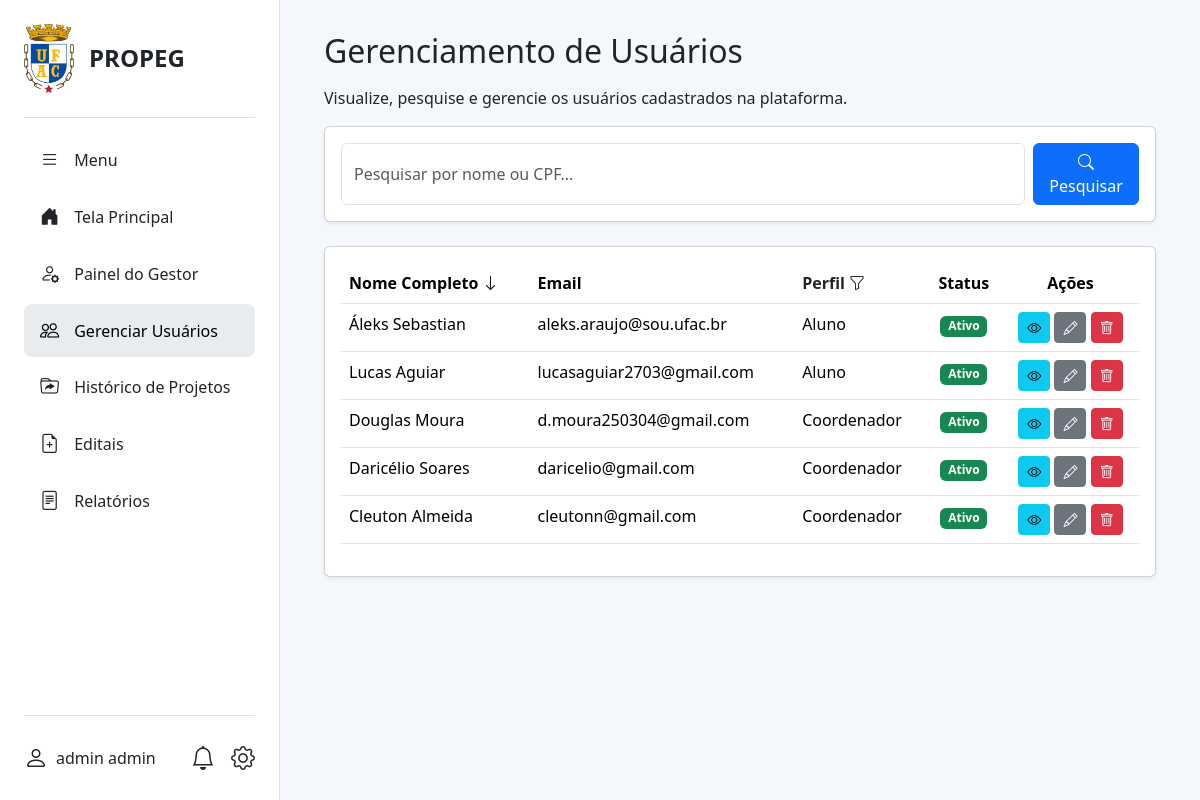
Screenshot of /projetos/gestor/usuarios/?sort=-first_name&q=&perfil= (signed in) with the database file from the repository.
### projetos_institucionais/models.py (models this page shows, shortened)
class Usuario(AbstractUser):
    PERFIL_CHOICES = (
        ('coordenador', 'Coordenador'),
        ('aluno', 'Aluno'),
        ('gestor', 'Gestor'),
    )
    STATUS_CHOICES = (
        ('pendente', 'Pendente'),
        ('ativo', 'Ativo'),
        ('inativo', 'Inativo'),
    )
    status = models.CharField(
        max_length=20,
        choices=STATUS_CHOICES,
        default='pendente',
        verbose_name='Status',
    )
    USERNAME_FIELD = 'cpf'
    REQUIRED_FIELDS = ['username', 'first_name', 'last_name', 'email']
    cpf = models.CharField(max_length=14, unique=True, verbose_name="CPF")
    email = models.EmailField(unique=True)
    telefone = models.CharField(max_length=20, blank=True, null=True)
    perfil = models.CharField(max_length=20, choices=PERFIL_CHOICES)
    regime_trabalho = models.CharField(max_length=3, blank=True, null=True, verbose_name="Regime de Trabalho")
    is_active = models.BooleanField(default=False, verbose_name="Ativo", help_text="Marque esta opção para ativar a conta do usuário.")
    curso = models.ForeignKey(
        'CursoGraduacao',
        on_delete=models.SET_NULL,
        null=True,
        blank=True,
        verbose_name="Curso de Graduação",
    )
    endereco = models.OneToOneField(
        'Endereco',
        on_delete=models.SET_NULL,
        null=True,
        blank=True
    )
    titulacao = models.ForeignKey(
        'Titulacao',
        on_delete=models.SET_NULL,
        null=True,
        blank=True,
        verbose_name="Titulação"
    )
    centro_lotacao = models.ForeignKey(
        'CentroLotacao',
        on_delete=models.SET_NULL,
        null=True,
        blank=True,
        verbose_name="Centro de Lotação"
    )
    objects = UsuarioManager()

### projetos_institucionais/views.py (the view)
# urls.py: path('gestor/usuarios/', views.gerenciar_usuarios, name='gerenciar_usuarios'),
@gestor_required
def gerenciar_usuarios(request):
    queryset = Usuario.objects.exclude(pk=request.user.pk).order_by('first_name')
    query = request.GET.get('q', '')
    if query:
        queryset = queryset.filter(
            Q(first_name__icontains=query) |
            Q(last_name__icontains=query) |
            Q(cpf__icontains=query)
        )
    perfil_filter = request.GET.get('perfil', '')
    if perfil_filter in ['aluno', 'coordenador', 'gestor']:
        queryset = queryset.filter(perfil=perfil_filter)
    sort_by = request.GET.get('sort', 'first_name')
    if sort_by in ['first_name', '-first_name', 'email', '-email']:
        queryset = queryset.order_by(sort_by)
    paginator = Paginator(queryset, 10)
    page_number = request.GET.get('page')
    pagina_de_usuarios = paginator.get_page(page_number)
    contexto = {
        'pagina_de_usuarios': pagina_de_usuarios,
        'query': query,
        'perfil_filter': perfil_filter,
        'sort_by': sort_by,
        'perfil_choices': Usuario.PERFIL_CHOICES,
    }
    return render(request, 'projetos_institucionais/gerenciar_usuarios.html', contexto)

### projetos_institucionais/context_processors.py (called while the page is built)
def unread_notifications_context(request):
    if request.user.is_authenticated:
        unread_count = Notificacao.objects.filter(destinatario=request.user, lida=False).count()
        return {'unread_notifications_count': unread_count}
    return {}

### templates/projetos_institucionais/gerenciar_usuarios.html (shortened to what this page needs)
{% extends "base2.html" %}
{% block content %}
<div class="container-fluid">
    <div class="d-flex justify-content-between align-items-center mb-3">
        <h2 class="mb-0">Gerenciamento de Usuários</h2>
    </div>
    <p>Visualize, pesquise e gerencie os usuários cadastrados na plataforma.</p>
    <div class="card shadow-sm mb-4">
        <div class="card-body">
            <form method="get" class="d-flex">
                <input type="text" name="q" class="form-control me-2" placeholder="Pesquisar por nome ou CPF..." value="{{ query|default:'' }}">
                <button type="submit" class="btn btn-primary"><i class="bi bi-search"></i> Pesquisar</button>
            </form>
        </div>
    </div>
    <div class="card shadow-sm">
        <div class="card-body">
            <div class="table-responsive">
                <table class="table table-hover">
                    <thead>
                        <tr>
                            <th>
                                <a href="?sort={% if sort_by == 'first_name' %}-first_name{% else %}first_name{% endif %}&q={{ query|default:'' }}&perfil={{ perfil_filter|default:'' }}">
                                    Nome Completo
                                    {% if 'first_name' in sort_by %}<i class="bi bi-arrow-{% if sort_by == '-first_name' %}down{% else %}up{% endif %}"></i>{% endif %}
                                </a>
                            </th>
                            <th>Email</th>
                            <th>
                                <div class="dropdown">
                                    <a class="dropdown-toggle text-decoration-none text-dark" href="#" role="button" id="perfilDropdown" data-bs-toggle="dropdown" aria-expanded="false">
                                        Perfil <i class="bi bi-funnel"></i>
                                    </a>
                                </div>
                            </th>
                            <th class="text-center">Status</th>
                            <th class="text-center">Ações</th>
                        </tr>
                    </thead>
                    <tbody>
                        {% for usuario in pagina_de_usuarios %}
                        <tr>
                            <td>{{ usuario.get_full_name }}</td>
                            <td>{{ usuario.email }}</td>
                            <td>{{ usuario.get_perfil_display }}</td>
                            <td class="text-center">
                                {% if usuario.status == 'ativo' %}
                                <span class="badge bg-success">{{ usuario.get_status_display }}</span>
                                {% elif usuario.status == 'pendente' %}
                                <span class="badge bg-warning">{{ usuario.get_status_display }}</span>
                                {% else %}
                                <span class="badge bg-secondary">{{ usuario.get_status_display }}</span>
                                {% endif %}
                            </td>
                            <td class="text-center">
                                <a href="{% url 'usuario_detalhe' pk=usuario.pk %}" class="btn btn-sm btn-info" title="Ver Detalhes"><i
                                        class="bi bi-eye"></i></a>
                                <a href="{% url 'usuario_editar' pk=usuario.pk %}" class="btn btn-sm btn-secondary" title="Editar"><i
                                        class="bi bi-pencil"></i></a>
                                <a href="{% url 'usuario_deletar' pk=usuario.pk %}" class="btn btn-sm btn-danger" title="Excluir"><i
                                        class="bi bi-trash"></i></a>
                            </td>
                        </tr>
                        {% empty %}
                        <tr>
                            <td colspan="5" class="text-center">Nenhum usuário encontrado.</td>
                        </tr>
                        {% endfor %}
                    </tbody>
                </table>
            </div>
        </div>
    </div>
</div>
{% endblock %}

### templates/base2.html (shortened to what this page needs)
{% load static %}
<!DOCTYPE html>
<html lang="pt-BR">
<head>
    <link href="https://cdn.jsdelivr.net/npm/bootstrap@5.3.3/dist/css/bootstrap.min.css" rel="stylesheet">
    <link href="https://cdn.jsdelivr.net/npm/bootstrap-icons@1.11.3/font/bootstrap-icons.css" rel="stylesheet">
    <link href="https://cdnjs.cloudflare.com/ajax/libs/font-awesome/6.5.2/css/all.min.css" rel="stylesheet">
    <link href="{% static 'css/style.css' %}" rel="stylesheet">
</head>
<body>
    <div class="d-flex">
        <div id="sidebar" class="d-flex flex-column">
            <div class="sidebar-header">
                <img src="{% static 'imagens/logo_ufac.png' %}" alt="Logo UFAC" width="50">
                <span class="fs-4 fw-bold">PROPEG</span>
            </div>
            <ul class="nav flex-column my-3">
                <li class="nav-item">
                    <a href="#" class="nav-link text-dark" id="toggle-btn">
                        <i class="bi bi-list"></i>
                        <span>Menu</span>
                    </a>
                </li>
                {% with request.resolver_match.url_name as url_name %}
                <li class="nav-item">
                    <a href="{% url 'tela_principal' %}"
                        class="nav-link {% if url_name == 'tela_principal' %}active{% else %}text-dark{% endif %}">
                        <i class="bi bi-house-door-fill"></i>
                        <span>Tela Principal</span>
                    </a>
                </li>
                {% if user.is_authenticated and user.perfil == 'gestor' %}
                <li class="nav-item">
                    <a href="{% url 'gestor_dashboard' %}"
                        class="nav-link {% if request.resolver_match.url_name == 'gestor_dashboard' %}active{% else %}text-dark{% endif %}">
                        <i class="bi bi-person-gear"></i>
                        <span>Painel do Gestor</span>
                    </a>
                </li>
                <li class="nav-item">
                    <a href="{% url 'gerenciar_usuarios' %}" class="nav-link {% if request.resolver_match.url_name == 'gerenciar_usuarios' %}active{% else %}text-dark{% endif %}">
                        <i class="bi bi-people"></i>
                        <span>Gerenciar Usuários</span>
                    </a>
                </li>
                <li class="nav-item">
                    <a href="{% url 'historico_projetos' %}" class="nav-link {% if request.resolver_match.url_name == 'historico_projetos' %}active{% else %}text-dark{% endif %}">
                        <i class="bi bi-folder-symlink"></i>
                        <span>Histórico de Projetos</span>
                    </a>
                </li>
                <li class="nav-item">
                    <a href="{% url 'gestor_listar_editais' %}" class="nav-link {% if request.resolver_match.url_name == 'gestor_listar_editais' %}active{% else %}text-dark{% endif %}">
                        <i class="bi bi-file-earmark-plus"></i>
                        <span>Editais</span>
                    </a>
                </li>
                <li class="nav-item">
                    <a href="{% url 'gestor_relatorios' %}" class="nav-link {% if request.resolver_match.url_name == 'gestor_relatorios' %}active{% else %}text-dark{% endif %}">
                        <i class="bi bi-file-text"></i>
                        <span>Relatórios</span>
                    </a>
                </li>
                {% endif %}
                {% endwith %}
            </ul>
            <div class="sidebar-footer mt-auto">
                {% if user.is_authenticated %}
                <a href="{% url 'perfil' %}" class="d-flex align-items-center text-dark text-decoration-none">
                    <i class="bi bi-person fs-4"></i>
                    <span class="ms-2">
                        {% if user.get_full_name %}
                        {{ user.get_full_name }}
                        {% elif user.first_name %}
                        {{ user.first_name }}
                        {% else %}
                        {{ user.cpf }}
                        {% endif %}
                    </span>
                </a>
                {% endif %}
                <div class="d-flex align-items-center">
                    <a href="{% url 'lista_notificacoes' %}" class="text-dark position-relative me-3">
                        <i class="bi bi-bell fs-4"></i>
                    </a>
                    {% if user.is_authenticated %}
                    <div class="dropdown dropup">
                        <a href="#" class="text-dark text-decoration-none" data-bs-toggle="dropdown"
                            aria-expanded="false">
                            <i class="bi bi-gear fs-4"></i>
                        </a>
                    </div>
                    {% endif %}
                </div>
            </div>
        </div>
        <main id="main-content">
            {% block content %}
            {% endblock %}
        </main>
    </div>
</body>
</html>

### static/css/style.css (style rules this page uses)
html, body { height: 100%; margin: 0; font-family: 'Segoe UI', Tahoma, Geneva, Verdana, sans-serif; }
.d-flex { height: 100%; }
#sidebar { width: 280px; background-color: #ffffff; padding: 1.5rem; border-right: 1px solid #dee2e6; transition: width 0.3s; transition: width 0.3s ease-in-out; }
.sidebar-header { display: flex; align-items: center; gap: 15px; padding-bottom: 1.5rem; border-bottom: 1px solid #dee2e6; }
.sidebar-footer { display: flex; justify-content: space-between; align-items: center; padding-top: 1.5rem; border-top: 1px solid #dee2e6; }
#main-content { flex-grow: 1; background-color: #f4f7fc; padding: 2rem; overflow-y: auto; }
.table-responsive { overflow: visible; }
.table thead th a { color: inherit; text-decoration: none; }
.table thead th a::after { display: none; }

### rows the page displays
Usuario: get_full_name "admin admin"
Usuario: get_full_name "Áleks Sebastian", email "aleks.araujo@sou.ufac.br", perfil "Aluno", status "Ativo"
Usuario: get_full_name "Lucas Aguiar", email "lucasaguiar2703@gmail.com", perfil "Aluno", status "Ativo"
Usuario: get_full_name "Douglas Moura", email "d.moura250304@gmail.com", perfil "Coordenador", status "Ativo"
Usuario: get_full_name "Daricélio Soares", email "daricelio@gmail.com", perfil "Coordenador", status "Ativo"
Usuario: get_full_name "Cleuton Almeida", email "cleutonn@gmail.com", perfil "Coordenador", status "Ativo"
